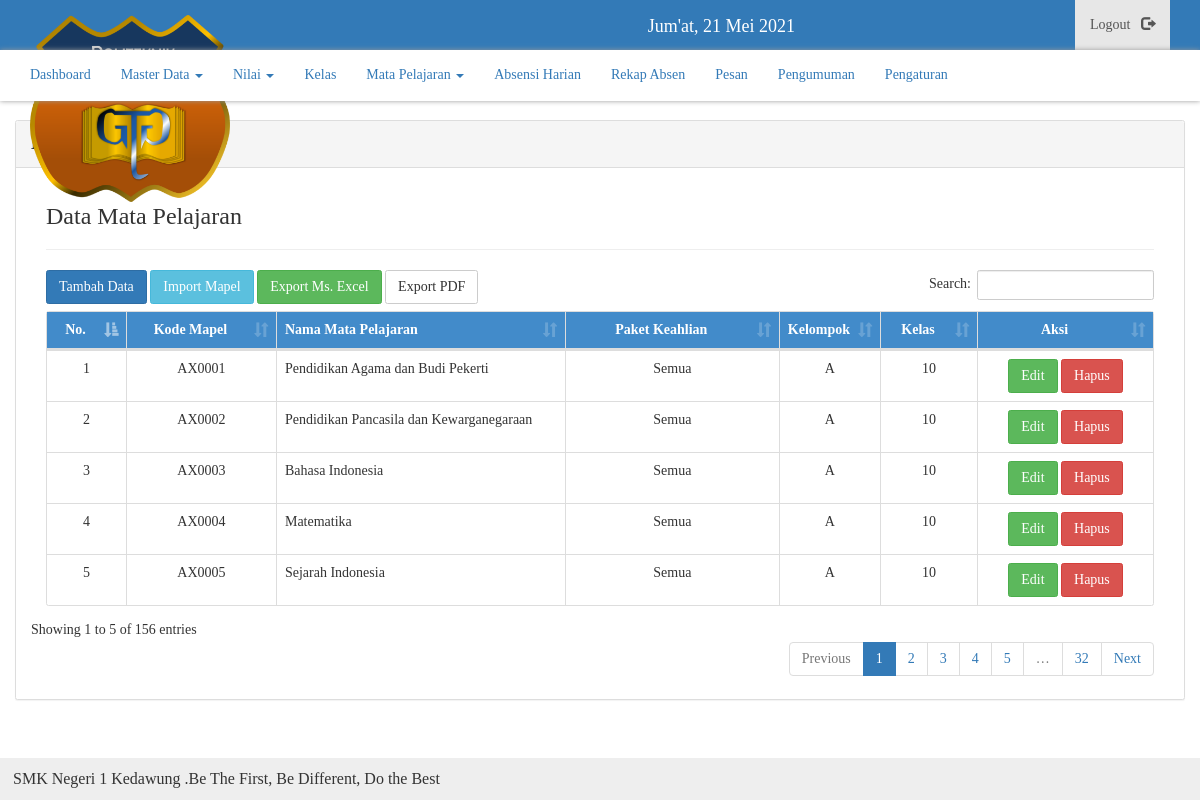
/admin/mata-pelajaran (signed in), run on the app's committed database.
### tables this page shows
CREATE TABLE `tbl_mapel` (
  `id` int(11) NOT NULL,
  `kode_mapel` varchar(20) NOT NULL,
  `nama_mapel` varchar(100) NOT NULL,
  `kelas` int(5) NOT NULL,
  `paket` varchar(255) NOT NULL,
  `kelompok` varchar(20) NOT NULL,
  `ds` int(11) NOT NULL
);

CREATE TABLE `tbl_info` (
  `id` int(11) NOT NULL,
  `isi` text NOT NULL
);

### function/main.php (called while the page is built, shortened)
<?php
function get($sql)
{
	global $link;
	if ($x = mysqli_query($link, $sql) or die(mysqli_error($link))) {
		return $x;
	}
}
function select($column, $table, $params=NULL)
{
	if ($params != NULL) {
		$sql = "SELECT $column FROM $table WHERE $params ";
	} else {
		$sql = "SELECT $column FROM $table ";
	}
	return get($sql);
}
?>

### admin/inc/mapel.php (the view, shortened to what this page needs)
<?php
$sqlmapel = select('*', 'tbl_mapel', 'ds=0 ORDER BY id ASC');
$no = 1;
$lv = @$_SESSION['adm']['super'];
?>
<div class="col-md-12">
  <h3>Data Mata Pelajaran</h3>
  <hr>
  <table class="table table-bordered" id="list-data" border="1">
    <thead>
      <tr>
        <th class="ctr">No.</th>
        <th class="ctr">Kode Mapel</th>
        <th width="250px">Nama Mata Pelajaran</th>
        <th class="ctr">Paket Keahlian</th>
        <th width="10" class="ctr">Kelompok</th>
        <th class="ctr">Kelas</th>
        <th class="ctr">Aksi</th>
      </tr>
    </thead>
    <tbody>
      <?php while ($m = mysqli_fetch_assoc($sqlmapel)): ?>
      <tr>
        <td class="ctr"><?= $no++; ?></td>
        <td class="ctr"><?= $m['kode_mapel']; ?></td>
        <td><?= $m['nama_mapel']; ?></td>
        <td class="ctr"><?= $m['paket']; ?></td>
        <td class="ctr"><?= $m['kelompok']; ?></td>
        <td class="ctr"><?= $m['kelas']; ?></td>
        <td class="ctr">
          <a href="edit-mapel/<?= $m['id']; ?>" class="btn btn-success">Edit</a>
          <?php if($lv == "1"): ?>
          <a onclick="return konfirmasi()" href="delete-mapel/<?= $m['id']; ?>" class="btn btn-danger">Hapus</a>
        <?php endif; ?>
        </td>
      </tr>
    <?php endwhile; ?>
    </tbody>
  </table>
</div>

### templates/footer.php
<?php
$rt = select("*", "tbl_info", "id=1 LIMIT 1");
$run = mysqli_fetch_assoc($rt);
?>
<footer>
  <marquee>
    <?= $run['isi']; ?>
  </marquee>
</footer>
</body>
</html>

### assets/css/admin.css (style rules this page uses)
* { margin: 0; padding: 0; text-decoration: none; list-style:none; }
body { background-image: url('../../images/wallup.jpg'); background-size: cover; background-attachment: fixed; }
.ctr { text-align: center !important; }
.panel, .table, .btn, .form-control, #sidebar { border-radius: 2.5px !important; }

### assets/css/style.css (style rules this page uses)
* { margin: 0; padding: 0; text-decoration: none; list-style:none; font-family: "Roboto Slab"; }
body { background-attachment: fixed !important; }
.ctr { text-align: center !important; }
.panel, .table, .btn, .form-control, #sidebar { border-radius: 2.5px !important; }
thead { background: #428bca; color: #fff; }
footer { position: fixed; width: 100% !important; margin-top: 20px; background: #eee; padding: 13px; font-size: 16px; line-height: 16px; bottom: 0 !important; }

### data on the page
tbl_mapel: kode_mapel "AX0001", nama_mapel "Pendidikan Agama dan Budi Pekerti", paket "Semua", kelompok "A", kelas "10"
tbl_mapel: kode_mapel "AX0002", nama_mapel "Pendidikan Pancasila dan Kewarganegaraan", paket "Semua", kelompok "A", kelas "10"
tbl_mapel: kode_mapel "AX0003", nama_mapel "Bahasa Indonesia", paket "Semua", kelompok "A", kelas "10"
tbl_mapel: kode_mapel "AX0004", nama_mapel "Matematika", paket "Semua", kelompok "A", kelas "10"
tbl_mapel: kode_mapel "AX0005", nama_mapel "Sejarah Indonesia", paket "Semua", kelompok "A", kelas "10"
tbl_info: isi "SMK Negeri 1 Kedawung .Be The First, Be Different, Do the Best"
